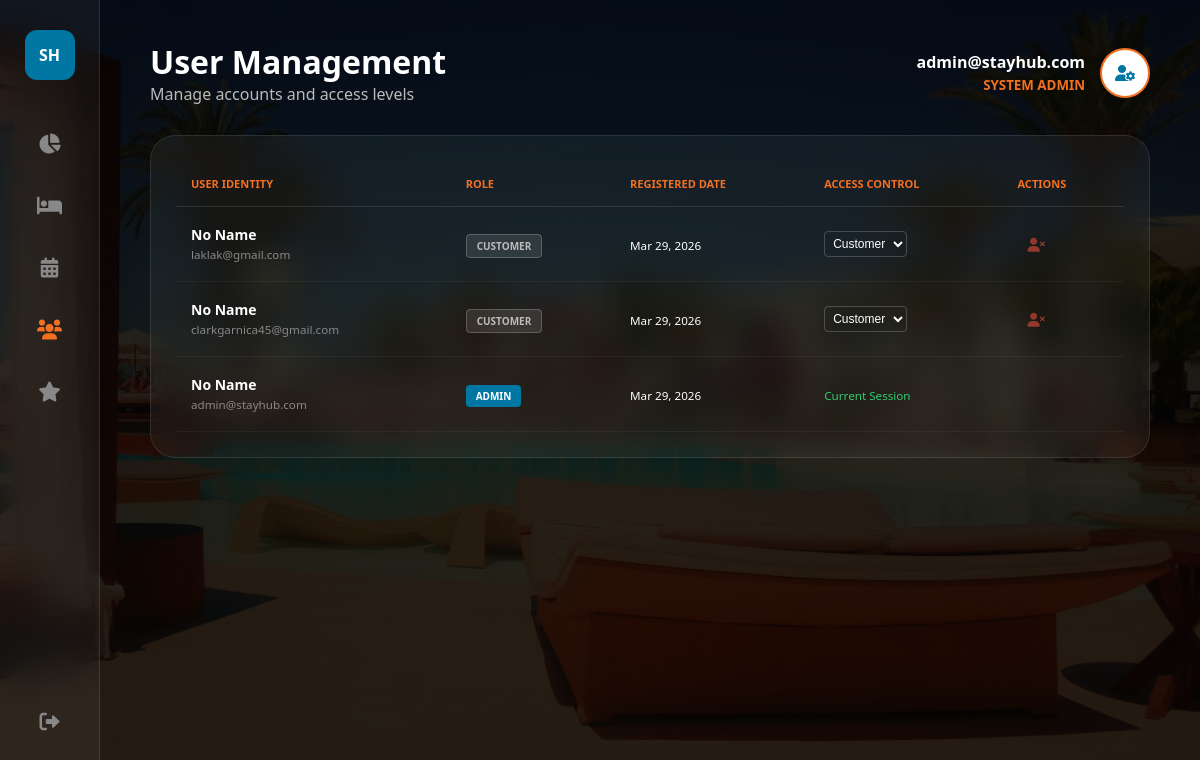
Screenshot of /stayhub/admin/manage_users.php (signed in) with the database file from the repository.
### tables this page shows
CREATE TABLE `users` (
  `id` int(11) NOT NULL,
  `name` varchar(100) DEFAULT NULL,
  `email` varchar(100) DEFAULT NULL,
  `password` varchar(255) DEFAULT NULL,
  `role` enum('customer','admin') DEFAULT 'customer',
  `status` enum('active','banned') DEFAULT 'active'
);

### stayhub/admin/manage_users.php (the view, shortened to what this page needs)
<?php
$conn = new mysqli("localhost", "root", "", "stayhub");
$admin_id = $_SESSION['user_id'];
$admin_res = $conn->query("SELECT * FROM users WHERE id = '$admin_id'");
$admin_data = $admin_res->fetch_assoc();
$admin_display = $admin_data['username'] ?? $admin_data['email'] ?? 'Admin';
$users_query = $conn->query("SELECT * FROM users ORDER BY role ASC, id DESC");
?>
<!DOCTYPE html>
<html lang="en">
<head>
    <link rel="stylesheet" href="https://cdnjs.cloudflare.com/ajax/libs/font-awesome/6.0.0/css/all.min.css">
</head>
<body>
    <nav class="sidebar">
        <div class="nav-logo">SH</div>
        <a href="dashboard.php" class="nav-item"><i class="fa-solid fa-chart-pie"></i></a>
        <a href="manage_rooms.php" class="nav-item"><i class="fa-solid fa-bed"></i></a>
        <a href="manage_bookings.php" class="nav-item"><i class="fa-solid fa-calendar-days"></i></a>
        <a href="manage_users.php" class="nav-item active"><i class="fa-solid fa-users"></i></a>
        <a href="reviews.php" class="nav-item"><i class="fa-solid fa-star"></i></a>
        <a href="../logout.php" class="nav-item" style="margin-top: auto;"><i class="fa-solid fa-right-from-bracket"></i></a>
    </nav>
    <main class="main-content">
        <div class="top-bar">
            <div>
                <h1 style="font-size: 32px; font-weight: 800;">User <span>Management</span></h1>
                <p style="color: #bbb;">Manage accounts and access levels</p>
            </div>
            <div style="display: flex; align-items: center; gap: 15px;">
                <div style="text-align: right;">
                    <b><?php echo htmlspecialchars($admin_display); ?></b><br>
                    <small style="color: #f37021; font-weight: 700;">SYSTEM ADMIN</small>
                </div>
                <div style="width: 50px; height: 50px; border-radius: 50%; background: #fff; display: flex; align-items: center; justify-content: center; border: 2px solid #f37021; color: #0076a3;">
                    <i class="fa-solid fa-user-gear"></i>
                </div>
            </div>
        </div>
        <div class="glass-panel">
            <table>
                <thead>
                    <tr>
                        <th>User Identity</th>
                        <th>Role</th>
                        <th>Registered Date</th>
                        <th>Access Control</th>
                        <th>Actions</th>
                    </tr>
                </thead>
                <tbody>
                    <?php if ($users_query->num_rows > 0): ?>
                        <?php while($user = $users_query->fetch_assoc()): ?>
                        <tr>
                            <td>
                                <b><?php echo htmlspecialchars($user['username'] ?? 'No Name'); ?></b><br>
                                <small style="color: #888;"><?php echo htmlspecialchars($user['email'] ?? ''); ?></small>
                            </td>
                            <td>
                                <span class="badge badge-<?php echo $user['role']; ?>">
                                    <?php echo $user['role']; ?>
                                </span>
                            </td>
                            <td><small><?php echo date('M d, Y', strtotime($user['created_at'] ?? 'now')); ?></small></td>
                            <td>
                                <?php if($user['id'] != $admin_id): ?>
                                <select class="role-select" onchange="location.href='manage_users.php?promote_id=<?php echo $user['id']; ?>&new_role='+this.value">
                                    <option value="customer" <?php if($user['role'] == 'customer') echo 'selected'; ?>>Customer</option>
                                </select>
                                <?php else: ?>
                                <small style="color: #2ecc71;">Current Session</small>
                                <?php endif; ?>
                            </td>
                            <td>
                                <?php if($user['id'] != $admin_id): ?>
                                <a href="manage_users.php?delete=<?php echo $user['id']; ?>" class="btn-action btn-delete" onclick="return confirm('Delete this user permanently?')">
                                    <i class="fa-solid fa-user-xmark"></i>
                                </a>
                                <?php endif; ?>
                            </td>
                        </tr>
                        <?php endwhile; ?>
                    <?php else: ?>
                        <tr><td colspan="5" style="text-align: center; padding: 40px; color: #888;">No users found.</td></tr>
                    <?php endif; ?>
                </tbody>
            </table>
        </div>
    </main>
</body>
</html>

### stayhub/admin/manage_users.php (style rules this page uses)
* { margin:0; padding:0; box-sizing:border-box; }
body { font-family: 'Segoe UI', sans-serif; background: linear-gradient(rgba(0,0,0,0.85), rgba(0,0,0,0.85)), url('../pic.jpg') no-repeat center center fixed; background-size: cover; color: white; height: 100vh; display: flex; overflow: hidden; }
.sidebar { width: 100px; background: rgba(255, 255, 255, 0.05); backdrop-filter: blur(20px); border-right: 1px solid rgba(255,255,255,0.1); display: flex; flex-direction: column; align-items: center; padding: 30px 0; }
.nav-logo { width: 50px; height: 50px; background: #0076a3; color: white; border-radius: 12px; display: flex; align-items: center; justify-content: center; font-weight: 800; margin-bottom: 50px; }
.nav-item { color: #888; font-size: 20px; margin-bottom: 35px; text-decoration: none; transition: 0.3s; }
.nav-item:hover, .nav-item.active { color: #f37021; }
.main-content { flex: 1; padding: 40px 50px; overflow-y: auto; }
.top-bar { display: flex; justify-content: space-between; align-items: center; margin-bottom: 30px; }
.glass-panel { background: rgba(255, 255, 255, 0.05); backdrop-filter: blur(15px); padding: 25px; border-radius: 25px; border: 1px solid rgba(255,255,255,0.1); }
table { width: 100%; border-collapse: collapse; }
th { text-align: left; padding: 15px; color: #f37021; font-size: 11px; text-transform: uppercase; border-bottom: 1px solid rgba(255,255,255,0.1); }
td { padding: 18px 15px; border-bottom: 1px solid rgba(255,255,255,0.05); font-size: 14px; }
.badge { padding: 4px 10px; border-radius: 4px; font-size: 10px; font-weight: 800; text-transform: uppercase; }
.badge-admin { background: #0076a3; color: white; }
.badge-customer { background: rgba(255,255,255,0.1); color: #bbb; border: 1px solid rgba(255,255,255,0.2); }
.btn-action { color: #fff; text-decoration: none; font-size: 14px; margin-left: 10px; opacity: 0.6; transition: 0.3s; }
.btn-delete { color: #e74c3c; }
.role-select { background: transparent; border: 1px solid rgba(255,255,255,0.2); color: white; font-size: 12px; padding: 4px; border-radius: 4px; outline: none; }

### rows the page displays
users: email "admin@stayhub.com", username "No Name", role "ADMIN", created_at "Mar 29, 2026", shows "Current Session"
users: username "No Name", email "laklak@gmail.com", role "CUSTOMER", created_at "Mar 29, 2026", role+id "Customer"
users: username "No Name", email "clarkgarnica45@gmail.com", role "CUSTOMER", created_at "Mar 29, 2026", role+id "Customer"
